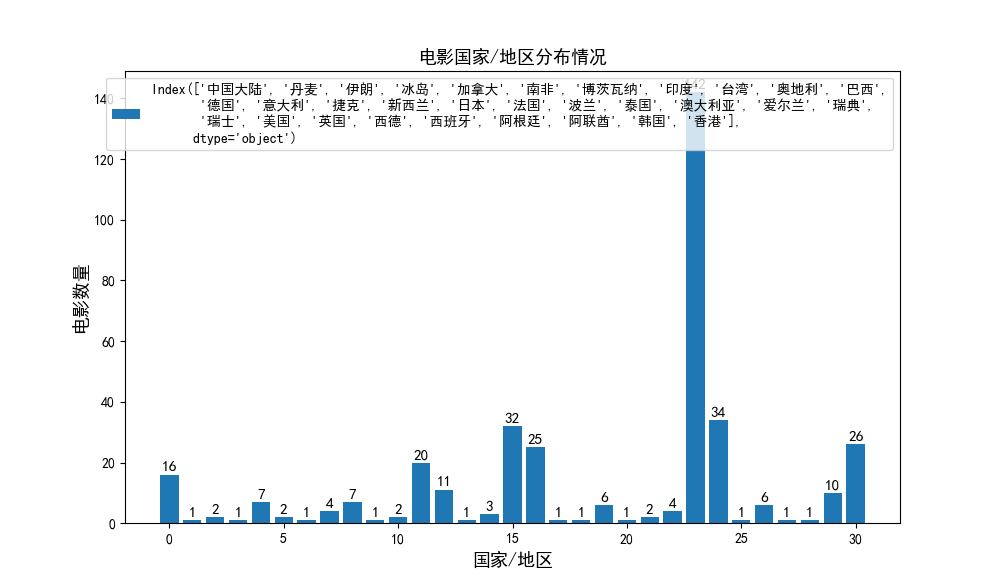

Write Python code to recreate this figure.
#-*- coding: utf-8 -*-
import pandas as pd
import pandas as pd
import matplotlib.pyplot as plt
from pylab import mpl

mpl.rcParams['font.sans-serif'] = ['SimHei']

df = pd.read_csv('E:/Movie.csv',encoding = 'utf8')
area_split = df[u'地区'].str.split(' ').apply(pd.Series)
a = area_split.apply(pd.value_counts).fillna('0')
a.columns = ['area_1','area_2','area_3','area_4','area_5']
a['area_1'] = a['area_1'].astype(int)
a['area_2'] = a['area_2'].astype(int)
a['area_3'] = a['area_3'].astype(int)
a['area_4'] = a['area_4'].astype(int)
a['area_5'] = a['area_5'].astype(int)
a = a.apply(lambda x: x.sum(),axis = 1)#axis = 1,将一个矩阵的每一行向量相加.axis = 0,列相加
data=[]
for i in range(len(a)):
    data.append(a[i])
labels=a.index
plt.figure(figsize=(10,6))
plt.bar(range(len(a)),data,label=labels)
for a,b in zip(range(len(a)),data):
    plt.text(a,b+0.5,'%.0f'%b,ha='center',va='bottom',fontsize=11)
plt.legend(loc='upper right')
plt.title(u'电影国家/地区分布情况',fontsize=13)
plt.ylabel(u'电影数量',fontsize=13)
plt.xlabel(u'国家/地区',fontsize=13)
plt.show()
